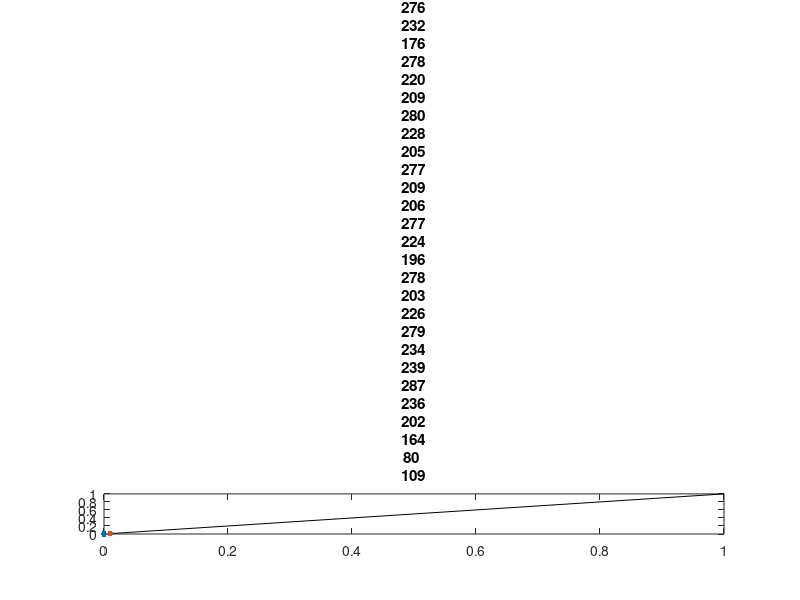

The MATLAB source for this figure: (Note: this script raises an error after producing the figure.)
clc
clear
close all


p0 = [0, 0];
p1 = [1, 1];
p = [p0; p1];
figure;

plot(p(:,1),p(:,2),'k');
% MakeGif('一次贝塞尔曲线.gif',1);
hold on

for t=0:0.01:1
    p_t = (1-t)*p0 + t*p1;
    scatter(p_t(1),p_t(2),200,'.r');
    stringName = "一次贝塞尔曲线：t ="+num2str(t);
    title(stringName);
%     MakeGif('一次贝塞尔曲线.gif',t*100+1);
end

% 二次贝塞尔曲线

p0 = [0,0];
p1 = [1,1];
p2 = [2,1];
p = [p0;p1;p2];

figure;
hold on

for t=0:0.01:1
    p_t1_1 = (1-t)*p0 +t*p1;
    p_t1_2 = (1-t)*p1 +t*p2;

%       h3 = plot([p_t1_1(1), p_t1_2(1)], [p_t1_1(2), p_t1_2(2)], 'g', 'linewidth',2);    
    p_t2 = (1-t)*p_t1_1 + t*p_t1_2;
    scatter(p_t2(1),p_t2(2),200,'.r');
    stringName = "二次贝塞尔曲线：t =" + num2str(t);
    title(stringName)
    
end



% 三次贝塞尔曲线
P0 = [0, 0];
P1 = [1, 1];
P2 = [2, 1];
P3 = [3, 0];
P = [P0; P1; P2; P3];
figure;
plot(P(:,1), P(:,2), 'k');

hold on

for t=0:0.01:1
   P_t_1_1 = (1-t)*P0 + t*P1;
    P_t_1_2 = (1-t)*P1 + t*P2;
    P_t_1_3 = (1-t)*P2 + t*P3;
    
    P_t_2_1 = (1-t)*P_t_1_1 + t*P_t_1_2;
    P_t_2_2 = (1-t)*P_t_1_2 + t*P_t_1_3;
    
     P_t_3 = (1-t)*P_t_2_1 + t*P_t_2_2;
       scatter(P_t_3(1), P_t_3(2), 300, '.r');
         stringName = "三次贝塞尔曲线：t =" + num2str(t);
    title(stringName)
end





